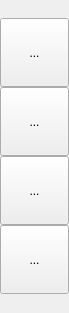
<?xml version="1.0" encoding="UTF-8"?>
<ui version="4.0">
 <class>DockWidget</class>
 <widget class="QDockWidget" name="DockWidget">
  <property name="geometry">
   <rect>
    <x>0</x>
    <y>0</y>
    <width>69</width>
    <height>313</height>
   </rect>
  </property>
  <property name="sizePolicy">
   <sizepolicy hsizetype="Maximum" vsizetype="Maximum">
    <horstretch>0</horstretch>
    <verstretch>0</verstretch>
   </sizepolicy>
  </property>
  <property name="minimumSize">
   <size>
    <width>69</width>
    <height>313</height>
   </size>
  </property>
  <property name="maximumSize">
   <size>
    <width>69</width>
    <height>313</height>
   </size>
  </property>
  <property name="windowTitle">
   <string/>
  </property>
  <widget class="QWidget" name="dockWidgetContents">
   <property name="sizePolicy">
    <sizepolicy hsizetype="Maximum" vsizetype="Maximum">
     <horstretch>0</horstretch>
     <verstretch>0</verstretch>
    </sizepolicy>
   </property>
   <layout class="QVBoxLayout" name="verticalLayout">
    <property name="spacing">
     <number>0</number>
    </property>
    <property name="leftMargin">
     <number>0</number>
    </property>
    <property name="topMargin">
     <number>0</number>
    </property>
    <property name="rightMargin">
     <number>0</number>
    </property>
    <property name="bottomMargin">
     <number>0</number>
    </property>
    <item>
     <widget class="QToolButton" name="toolButton_4">
      <property name="minimumSize">
       <size>
        <width>69</width>
        <height>69</height>
       </size>
      </property>
      <property name="text">
       <string>...</string>
      </property>
     </widget>
    </item>
    <item>
     <widget class="QToolButton" name="toolButton_3">
      <property name="minimumSize">
       <size>
        <width>69</width>
        <height>69</height>
       </size>
      </property>
      <property name="text">
       <string>...</string>
      </property>
     </widget>
    </item>
    <item>
     <widget class="QToolButton" name="toolButton_2">
      <property name="minimumSize">
       <size>
        <width>69</width>
        <height>69</height>
       </size>
      </property>
      <property name="text">
       <string>...</string>
      </property>
     </widget>
    </item>
    <item>
     <widget class="QToolButton" name="toolButton">
      <property name="sizePolicy">
       <sizepolicy hsizetype="Fixed" vsizetype="Fixed">
        <horstretch>0</horstretch>
        <verstretch>0</verstretch>
       </sizepolicy>
      </property>
      <property name="minimumSize">
       <size>
        <width>69</width>
        <height>69</height>
       </size>
      </property>
      <property name="text">
       <string>...</string>
      </property>
     </widget>
    </item>
   </layout>
  </widget>
 </widget>
 <resources/>
 <connections/>
</ui>
